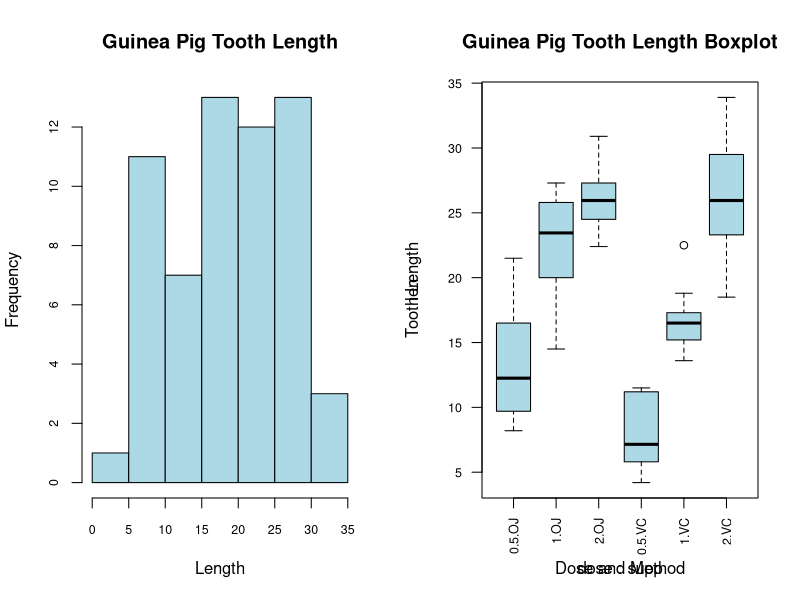
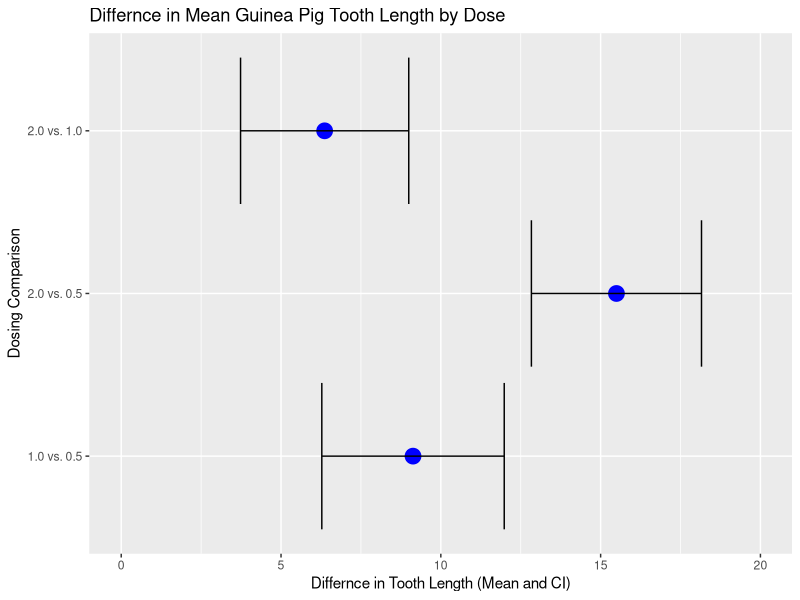

These charts were generated, in order, by the following R code:
## ---- chunk 1
data(ToothGrowth)
str(ToothGrowth)
print(paste0("There are ",sum(is.na(ToothGrowth))," NA in the data"))
table(ToothGrowth$supp,ToothGrowth$dose)
## ---- chunk 2
par(mfcol=c(1,2))
hist(ToothGrowth$len,col="light blue",main="Guinea Pig Tooth Length",
     xlab="Length",cex.axis=0.75
     )
boxplot(len ~ dose + supp, data=ToothGrowth,
        col="light blue",las=2,cex.axis=0.75
        )
title(main="Guinea Pig Tooth Length Boxplot",
      ylab="Tooth Length",xlab="Dose and Method"
      )
par(mfcol=c(1,1))
## ---- chunk 3
tMethod <- t.test(len ~ supp, data=ToothGrowth)
print(paste0("The 95% CI for difference in means by delivery method is: ",
             round(tMethod$conf.int[[1]],1)," to ",
             round(tMethod$conf.int[[2]],1)
             )
      )
print(paste0("The associated p-value is ", round(tMethod$p.value,3)))
## ---- chunk 4
tDose <- pairwise.t.test(ToothGrowth$len , ToothGrowth$dose , 
                         pool.sd=FALSE, p.adjust.method = "bonferroni")
tDose$p.value
## ---- chunk 5
tapply(ToothGrowth$len,ToothGrowth$dose,FUN=mean)
## ---- chunk 6
tDose05_10 <- t.test(len ~ dose, data=ToothGrowth[ToothGrowth$dose != 2,])
tDose05_20 <- t.test(len ~ dose, data=ToothGrowth[ToothGrowth$dose != 1,])
tDose10_20 <- t.test(len ~ dose, data=ToothGrowth[ToothGrowth$dose != 0.5,])
## ---- chunk 7
diff05_10 <- tDose05_10$estimate[2] - tDose05_10$estimate[1]
diff05_20 <- tDose05_20$estimate[2] - tDose05_20$estimate[1]
diff10_20 <- tDose10_20$estimate[2] - tDose10_20$estimate[1]
ci05_10 <- -tDose05_10$conf.int ## Negate so it is 1.0 vs. 0.5
ci05_20 <- -tDose05_20$conf.int ## Negate so it is 2.0 vs. 0.5
ci10_20 <- -tDose10_20$conf.int ## Negate so it is 2.0 vs. 1.0

tDoseAll <- data.frame(dataCompare=c("1.0 vs. 0.5","2.0 vs. 0.5",
                                     "2.0 vs. 1.0"
                                     ),
                       meanDiff=c(diff05_10,diff05_20,diff10_20),
                       highCI=c(ci05_10[1],ci05_20[1],ci10_20[1]),
                       lowCI=c(ci05_10[2],ci05_20[2],ci10_20[2])
                       )
## ---- chunk 8
foo <- function(changethis) { round(changethis,1) }
tDosePrint <- tDoseAll
tDosePrint[,2:4] <- apply(tDosePrint[,2:4],2,FUN=foo)
tDosePrint[,c(1,4,2,3)]

library(ggplot2)
g <- ggplot(data=tDoseAll, mapping=aes(x=meanDiff,y=dataCompare))
g <- g + geom_point(size=5,col="blue") + 
         geom_errorbarh(aes(xmax=highCI, xmin=lowCI))
g + labs(title="Differnce in Mean Guinea Pig Tooth Length by Dose",
         x="Differnce in Tooth Length (Mean and CI)",
         y="Dosing Comparison"
         ) + xlim(0,20)
